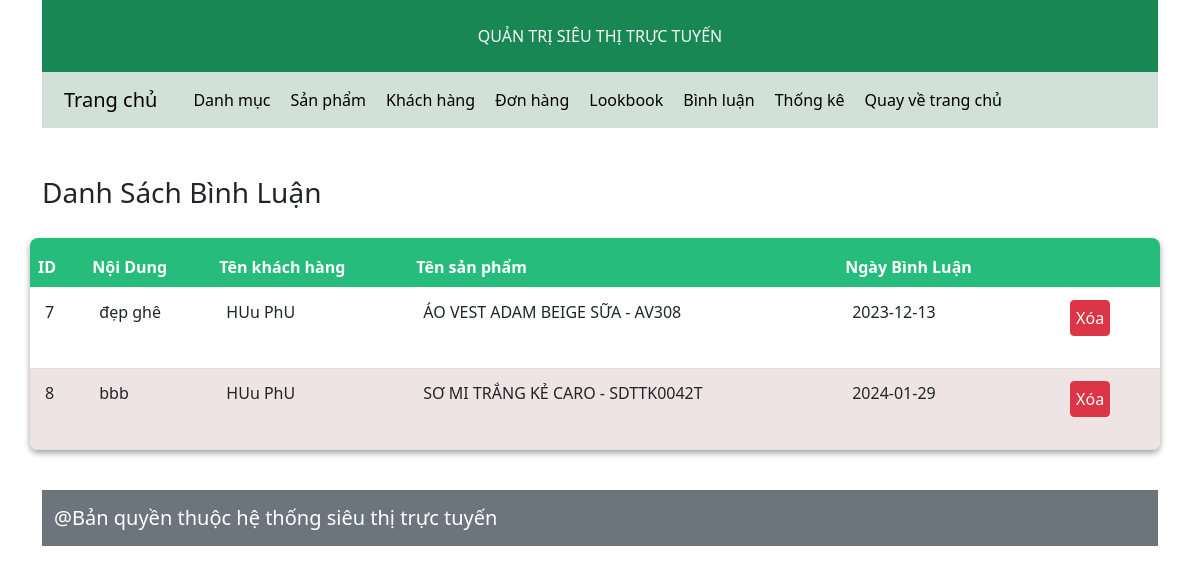
Screenshot of /admin/index.php?act=dsbl with the database file from the repository.
### tables this page shows
CREATE TABLE `comments` (
  `id` int(11) NOT NULL,
  `id_user` int(11) NOT NULL,
  `id_pro` int(11) NOT NULL,
  `content` varchar(255) NOT NULL,
  `date_cmt` varchar(255) NOT NULL
);

CREATE TABLE `users` (
  `id` int(11) NOT NULL,
  `name` varchar(255) DEFAULT NULL,
  `password` varchar(255) DEFAULT NULL,
  `email` varchar(255) DEFAULT NULL,
  `role` int(11) DEFAULT 0,
  `image_user` varchar(255) NOT NULL
);

CREATE TABLE `products` (
  `id` int(11) NOT NULL,
  `name` varchar(255) DEFAULT NULL,
  `price` int(15) DEFAULT NULL,
  `image` varchar(255) DEFAULT NULL,
  `view` int(11) NOT NULL DEFAULT 0,
  `description` varchar(255) DEFAULT NULL,
  `id_cat` int(11) DEFAULT NULL
);

### model/pdo.php (called while the page is built, shortened)
<?php
function pdo_get_connection()
{
    $servername = "localhost";
    $username = "root";
    $password = "";
    try {
        $conn = new PDO("mysql:host=$servername;dbname=duan1", $username, $password);
        $conn->setAttribute(PDO::ATTR_ERRMODE, PDO::ERRMODE_EXCEPTION);
        return $conn;
    } catch (PDOException $e) {
        echo "Connection failed: " . $e->getMessage();
    }
}
function pdo_query($sql)
{
    $sql_args = array_slice(func_get_args(), 1);
    try {
        $conn = pdo_get_connection();
        $stmt = $conn->prepare($sql);
        $stmt->execute($sql_args);
        $rows = $stmt->fetchAll();
        return $rows;
    } catch (PDOException $e) {
        throw $e;
    } finally {
        unset($conn);
    }
}

### model/binhluan.php (called while the page is built, shortened)
<?php
  function loadall_comments($id_pro) {
    $sql = "select comments.id , comments.content , comments.date_cmt , users.name as name_user , products.name as name_pro from comments
    LEFT JOIN users ON comments.id_user = users.id
    LEFT JOIN products ON comments.id_pro = products.id
    where 1 ";
    if($id_pro>0) $sql.=" AND $id_pro = '".$id_pro."'";
    $sql.=" order by id asc";
    $listbl = pdo_query($sql);
    return $listbl;
  }
?>

### admin/binhluan/list.php (the view, shortened to what this page needs)
<div class="col-md-10" style="width:1130px">
    <h3>Danh Sách Bình Luận</h3>
    <div class="row mb10 formdslh">
        <table class="table" id="table_sta" style="border: 1px black;">
        <thead style="border: 1px;">
        <tr>
                <th scope="col">ID</th>
                <th scope="col">Nội Dung</th>
                <th scope="col">Tên khách hàng</th>
                <th scope="col">Tên sản phẩm</th>
                <th scope="col">Ngày Bình Luận</th>
                <th></th>
            </tr>
        </thead>
            <?php
            foreach ($listbl as $binhluan) {
                extract($binhluan);
                echo '<tr>
                                <td>' . $id . '</td>
                                <td>' . $content . '</td>
                                <td>' . $name_user . '</td>
                                <td>' . $name_pro . '</td>
                                <td>' . $date_cmt . '</td>
                                 <td>  &emsp;
                                 <button style="margin: 0 0 20px 0 ; padding:5px" class="btn btn-danger" data-bs-id="' . $binhluan['id'] . '" data-bs-toggle="modal" data-bs-target="#modalDelete">
                                    Xóa
                                </button> </td>
                            </tr>';
            }
            ?>
        </table>
    </div>
</div>

### css/admin.css (style rules this page uses)
#table_sta { width: 100%; border-collapse: collapse; margin: 20px 0; box-shadow: rgba(0, 0, 0, 0.16) 0px 3px 6px, rgba(0, 0, 0, 0.23) 0px 3px 6px; border-radius: 8px; overflow: hidden; }
#table_sta thead tr { background-color: #25bc7c; height: 50px; color: #ffffff; }
#table_sta td { padding: 12px 15px; }
#table_sta tr { border-bottom: 1px solid #dddddd; }
#table_sta tr:nth-of-type(even) { background-color: #eee4e4; }

### rows the page displays
comments: id "7", content "đẹp ghê", id_user.name "HUu PhU", id_pro.name "ÁO VEST ADAM BEIGE SỮA - AV308", date_cmt "2023-12-13"
comments: id "8", content "bbb", id_user.name "HUu PhU", id_pro.name "SƠ MI TRẮNG KẺ CARO - SDTTK0042T", date_cmt "2024-01-29"
